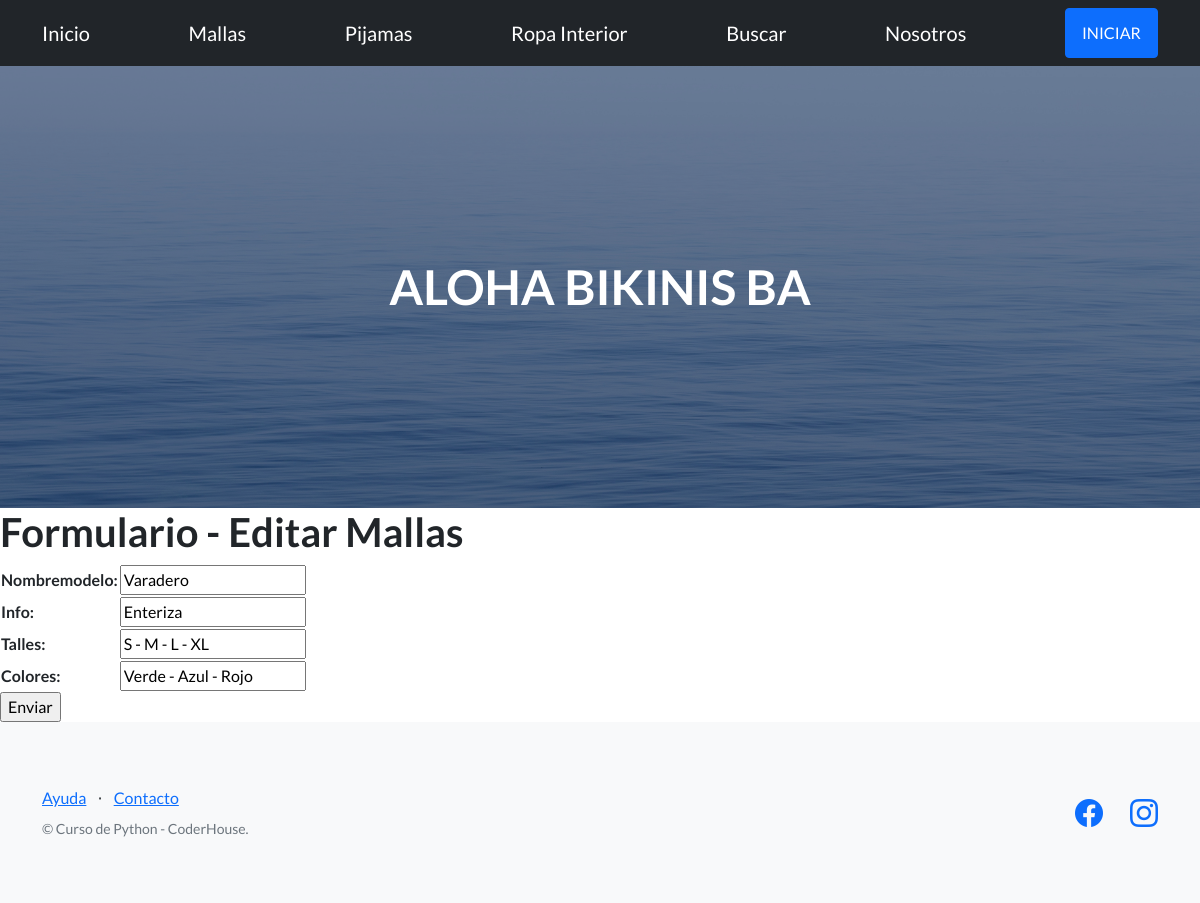
The page /editarMallas/Varadero/ on the database its author committed.
### TercerEntrega/models.py (models this page shows, shortened)
class Mallas(models.Model):
    nombreModelo=models.CharField(max_length=30)
    info = models.CharField(max_length=30)
    talles = models.CharField(max_length=30)
    colores = models.CharField(max_length=30)

### TercerEntrega/views.py (the view)
# urls.py: path('editarMallas/<mall_nombreModelo>/', views.editarMallas, name="EditarMallas"),
def editarMallas(request, mall_nombreModelo):
    mall = Mallas.objects.get(nombreModelo=mall_nombreModelo)
    if request.method == 'POST':
        miFormulario = MallasFormulario(request.POST)
        print(miFormulario)
        if miFormulario.is_valid:  # Si pasó la validación de Django
            informacion = miFormulario.cleaned_data
            mall.nombreModelo = informacion['nombreModelo']
            mall.info = informacion['info']
            mall.talles = informacion['talles']
            mall.colores = informacion['colores']
            mall.save()
            mall = Mallas.objects.all() #trae todos las mallas
            contexto= {"mall":mall}
            return render(request, "TercerEntrega/mallas.html",contexto)
    else:
        miFormulario = MallasFormulario(initial={'nombreModelo': mall.nombreModelo, 'info': mall.info,
                                                   'talles': mall.talles, 'colores': mall.colores})
    return render(request, "TercerEntrega/editarMallas.html", {"miFormulario": miFormulario, "mall_nombreModelo": mall_nombreModelo})

### TercerEntrega/forms.py
class MallasFormulario(forms.Form):
    nombreModelo = forms.CharField(max_length=40)
    info = forms.CharField(max_length=40)
    talles = forms.CharField(max_length=40)
    colores = forms.CharField(max_length=40)

### TercerEntrega/templates/TercerEntrega/editarMallas.html (shortened to what this page needs)
{% extends "TercerEntrega/padre.html" %}
{% load static %}
{% block contenidoQueCambia %}
    <h1>Formulario - Editar Mallas</h1>
    <form action="" method="POST">{% csrf_token %}
        <table>
            {{ miFormulario.as_table }}
        </table>
        <input type="submit", value="Enviar">
    </form>
{% endblock %}

### rows shown on the page
Mallas: nombreModelo "Varadero", info "Enteriza", talles "S - M - L - XL", colores "Verde - Azul - Rojo"
